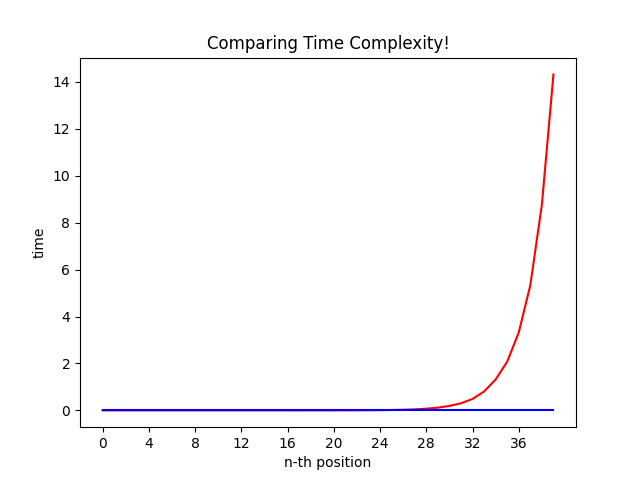

This figure's Python source:
import time
import math
import matplotlib.pyplot as plt
import numpy as np

def fibonacci_1(n):
    if n <= 0:
        print("Invalid input!")
    elif n <= 2:
        return n-1
    else:
        return fibonacci_1(n-1)+fibonacci_1(n-2)

def fibonacci_2(n):
    fibonacci_array = [0,1]
    if n < 0:
        print("Invalid input!")
    elif n <= 2:
        return fibonacci_array[n-1]
    else:
        for i in range(2,n):
            fibonacci_array.append(fibonacci_array[i-1] + fibonacci_array[i-2])
        return fibonacci_array[-1]

# change the value of n for your own experimentation
n = 40

x = [i for i in range(n)]
y = [0 for i in range(n)]
z = [0 for i in range(n)]

for i in range(n - 1):
    start = time.time()
    fibonacci_1(x[i + 1])
    y[i + 1] = time.time() - start
    start = time.time()
    fibonacci_2(x[i + 1])
    z[i + 1] = time.time() - start

x_interval = math.ceil(n / 10)
plt.plot(x, y, 'r')
plt.plot(x, z, 'b')
plt.xticks(np.arange(min(x), max(x) + 1, x_interval))
plt.xlabel('n-th position')
plt.ylabel('time')

plt.title('Comparing Time Complexity!')
plt.show()
